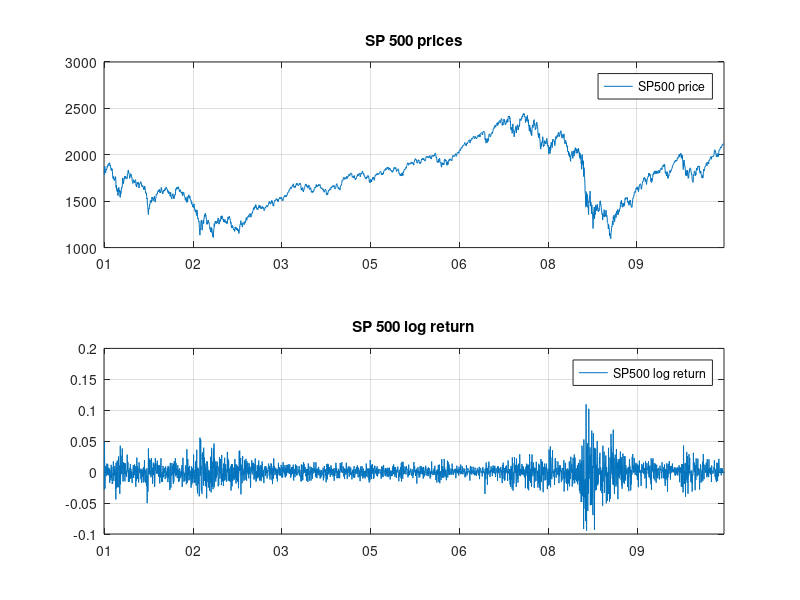

MATLAB code to generate this figure:
%%%%%%%%%%%%%%%%%%%%%%%%%%%%%%%%%%%%%%%%%%%%%%%%%%%%%%%%%
%  Capital University of Economics and Business(CUEB)
%  School of Finance, Dept. of International Finance 
%  Professor :Marcus, Yingfeng, Yu
%  Copyright (c) 2015, Yingfeng Yu
%  All rights reserved.
%  Quantitative Finance and MacroEconomics Group(QFnME) teaching materials
%  Contact info: yuyingfeng@cueb.edu.cn

clear all;
close all;

load PFQ1_1_raw_data.mat

%%%I will explain what does that mean in my class-yyf
cc=693960;

%transform to matlab data formate
tmp(:,1)=PFQ1_1_raw_data(:,1)+cc;
tmp(:,2)=PFQ1_1_raw_data(:,2);
%test
datestr(tmp(end,1));
if tmp(end,1)~=datenum('31-Dec-2010')
    'wrong'
else
    'right'
end
%test end

raw_data(1,:)=tmp(1,:);
n=2;
for i=2:length(tmp(:,1))
    if tmp(i,2)~=tmp(i-1,2)
        raw_data(n,:)=tmp(i,:);
        n=n+1;
    else
    end
end
%raw_data has the exact same result as PF excel's column P

%calculate log return


log_return(:,1)=raw_data(2:end,1); % date info, discarding the first date 
log_return(:,2)=diff(log(raw_data(:,2)));

%plot close price and log return
subplot(2,1,1)
%plot SP500
plot(raw_data(:,2));
grid on
N=length(raw_data(:,1));
intval=360;%interval, set as 1 year
xlim([0 N]);
set(gca,'XTick',[1:intval:N])
set(gca,'XTickLabel',datestr(raw_data(1:intval:N,:),11))
title('SP 500 prices')
legend('SP500 price'); 

subplot(2,1,2)
%plot sp500 log return
plot(log_return(:,2));
grid on
N=length(log_return(:,1));
intval=360;%interval, set as 1 year
xlim([0 N]);
set(gca,'XTick',[1:intval:N])
set(gca,'XTickLabel',datestr(log_return(1:intval:N,:),11))
title('SP 500 log return')
legend('SP500 log return'); 

save 'PFQ1_1_result.mat' log_return raw_data

